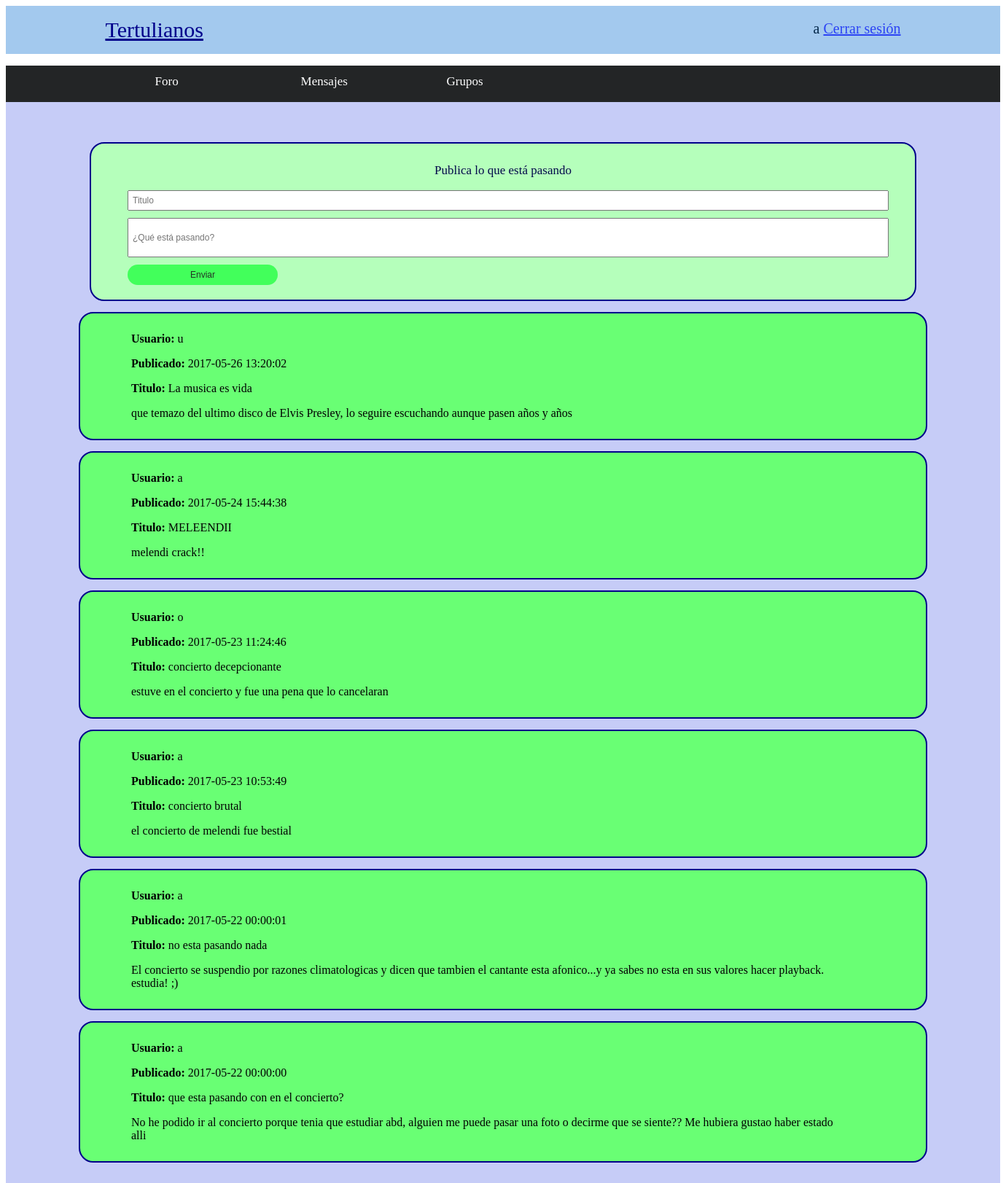
Screenshot of /foro.php (signed in) with the database file from the repository.
### tables this page shows
CREATE TABLE `foro` (
  `id` int(10) NOT NULL,
  `usuario` int(10) NOT NULL,
  `titulo` varchar(100) NOT NULL,
  `cuerpo` text NOT NULL,
  `fecha` datetime NOT NULL
);

CREATE TABLE `usuario` (
  `id` int(10) NOT NULL,
  `nick` varchar(25) NOT NULL,
  `password` varchar(110) NOT NULL,
  `nombre` varchar(50) NOT NULL,
  `apellidos` varchar(100) NOT NULL,
  `email` varchar(50) NOT NULL,
  `edad` int(11) NOT NULL
);

### mensaje_publico.php (called while the page is built, shortened)
  <?php
  class MensajePublico
  {
    public static function extraerMensajes() {
          include ('conexion.php');
          $sql = "SELECT * FROM foro
                  ORDER BY fecha DESC" ;
          mysqli_query($conexion,"SET NAMES 'utf8'");
          $resultado = $conexion->query($sql)  or trigger_error("Query Failed! SQL: $sql - Error: ".mysqli_error($conexion), E_USER_ERROR);
          $listaMensajesForo = array();
          $verificar = mysqli_query($conexion, $sql);
          for ($i=0; $i < mysqli_num_rows($verificar); $i++) {
              $listaMensajesForo[$i] = $resultado->fetch_array(MYSQLI_BOTH);
          }
          return $listaMensajesForo;
    }
}
?>

### usuario.php (called while the page is built, shortened)
<?php
class Usuario
{
    public static function extraerNick($id) {
        include('conexion.php');
        $consulta = "SELECT nick FROM usuario WHERE id = '$id' and nick <> 'admin'";
        mysqli_query($conexion,"SET NAMES 'utf8'");
        $resultado = $conexion->query($consulta)  or trigger_error("Query Failed! SQL: $consulta - Error: ".mysqli_error($conexion), E_USER_ERROR);
        $arrayNick = $resultado->fetch_array(MYSQLI_BOTH);
        $nick = $arrayNick['nick'];
        return $nick;
  }
}
?>

### foro.php (the view, shortened to what this page needs)
<!DOCTYPE html>
<html lang="es">
<head>
	<link rel="stylesheet" type="text/css" href="style.css">
</head>
<body>
	<?php
		include('cabecera.php');
		include('toolbar.php');
	?>
			<div class="contenedor_tablon">
				<div class="contenedor_enviarMensaje">
					<div class="enviarMensaje">
						<form action="enviarMensaje.php " id="formularioForo" method="post" onsubmit="return validarFormForo(this);" enctype="multipart/form-data">
							<?php
								require_once 'usuario.php';
							?>
							<p> Publica lo que está pasando </p>
							<input type="text" 	class="input_titulo" placeholder="Titulo" 	 			name="titulo" >
							<input type="text" 	class="input_cuerpo" placeholder="¿Qué está pasando?"	name="cuerpo" >
							<input type="submit" class="input_enviar" value="Enviar" onclick="enviarFormulario('formularioForo');" />
						</form>
					</div>
				</div>
			<?php
				require_once 'usuario.php';
				require_once 'mensaje_publico.php';
				$listaMensajesForo = MensajePublico::extraerMensajes();
				for($i=0; $i<sizeof($listaMensajesForo); $i++) {
			?>
					<div class="contenedor_mensaje">
						<div class="mensaje">
							<div class="mensaje_titulo">
								<p>	<strong> Usuario: </strong>
									<?php
										$nick = Usuario::extraerNick( $listaMensajesForo[$i]['usuario'] );
										echo $nick;
									?>
								</p>
								<p> <strong> Publicado: </strong>
								 	<?php
								 		echo $listaMensajesForo[$i]['fecha'];
								 	?>
								 </p>
								<p>	<strong> Titulo: </strong>
									<?php
								 		echo $listaMensajesForo[$i]['titulo'];
								 	?>
								 </p>
							</div>
							<div class="mensaje_cuerpo">
								<p>
									<?php
								 		echo $listaMensajesForo[$i]['cuerpo'];
								 	?>
								</p>
							</div>
						</div>
					</div>
			<?php
				}
			?>
			</div>
</body>
</html>

### cabecera.php (shortened to what this page needs)
<!DOCTYPE html>
<html>
<head>
	<link rel="stylesheet" type="text/css" href="style.css">
</head>
<body>
	<header>
		<div class="ancho_cabecera">
			<div class="logo">
				<?php
					if (isset($_SESSION["admin"]))
						echo "<p><a href=perfil_admin.php>Tertulianos</a></p>";
					else if(isset($_SESSION["login"]))
						echo "<p><a href=foro.php>Tertulianos</a></p>";
					else
						echo "<p><a href=index.php>Tertulianos</a></p>";
				?>
			</div>
			<nav class="menu_cabecera">
				<ul>
					<?php
						function mostrarSaludo() {
							if (isset($_SESSION["login"]) && ($_SESSION["login"]===true)) {
								echo $_SESSION['nombre'] . " " . "<a href='logout.php'>Cerrar sesión</a>";
							}
							else if(isset($_SESSION["admin"]) && ($_SESSION["admin"]===true)){
								echo $_SESSION['nombre'] . " " . "<a href='logout.php'>Cerrar sesión</a>";
							}
						}
						mostrarSaludo();
					?>
				</ul>
			</nav>
		</div>
	</header>
</body>
</html>

### toolbar.php (shortened to what this page needs)
<!DOCTYPE html>
<html>
<head>
</head>
<body>
	<nav class="menu_toolbar">
		<ul>
			<li><div class="contenedor_enlaces_toolbar"><a href="foro.php">Foro</a></div></li>
			<li><div class="contenedor_enlaces_toolbar"><a href="bandeja.php">Mensajes</a></div></li>
			<li><div class="contenedor_enlaces_toolbar"><a href="gruposDisponibles.php">Grupos</a></div></li>
		</ul>
	</nav>
</body>
</html>

### style.css (style rules this page uses)
header { width: 100%; height: 66px; background: #a3c9ee; }
.ancho_cabecera { width: 80%; height: 70px; margin: auto; }
.logo { width: 30%; height: 70px; float: left; }
.logo p a { color: #042749; font-size: 30px; color: darkblue; }
.menu_cabecera { width: 70%; height: 70px; float: left; text-align: right; }
.menu_cabecera a { color: #2b43f4; }
.menu_cabecera ul { color: #042749; font-size: 20px; }
.menu_toolbar { width: 100%; height: 50px; text-align: left; background: #232526; }
.menu_toolbar ul { width: 100%; height: 38px; list-style: none; padding-left: 15%; padding-top: 12px; }
.menu_toolbar li { width: 200px; height: 38px; float: left; }
.menu_toolbar ul li .contenedor_enlaces_toolbar a { color: white; font-size: 17px; text-decoration: none; }
.input_titulo { display: block; padding: 5px; margin: 10px 0; font-size: 12px; width: 100%; }
.input_cuerpo { display: block; padding: 5px; margin: 10px 0; font-size: 12px; width: 100%; height: auto; min-height: 40px; }
.input_enviar { display: block; padding: 7px; margin: 10px 0; font-size: 12px; width: 20%; border:0; color: black; opacity: 0.8; background-color: #26ff44; cursor: pointer; border-radius: 20px; }
.contenedor_tablon { display: block; padding-top: 40px; padding-right: 100px; padding-left: 100px; padding-bottom: 40px; background-color: #c6ccf7; }
.contenedor_enviarMensaje { padding: 15px; }
.enviarMensaje { background-color: #b5ffbb; border: 2px solid darkblue; border-radius: 20px; padding-right: 50px; padding-left: 50px; padding-top: 10px; padding-bottom: 10px; }
.enviarMensaje p { text-align: center; color: #03094b; font-size: 17px; }
.contenedor_mensaje { padding-bottom: 15px; }
.mensaje { padding: 10px; border-radius: 20px; background-color: #69ff74; border: 2px solid darkblue; }
.mensaje_titulo { width: 85%; height: auto; padding-left: 60px; }
.mensaje_cuerpo { width: 85%; height: auto; padding-left: 60px; }

### rows the page displays
foro: usuario.nick "u", fecha "2017-05-26 13:20:02", titulo "La musica es vida", cuerpo "que temazo del ultimo disco de Elvis Presley, lo seguire escuchando aunque pasen años y años"
foro: usuario.nick "a", fecha "2017-05-24 15:44:38", titulo "MELEENDII", cuerpo "melendi crack!!"
foro: usuario.nick "o", fecha "2017-05-23 11:24:46", titulo "concierto decepcionante", cuerpo "estuve en el concierto y fue una pena que lo cancelaran"
foro: usuario.nick "a", fecha "2017-05-23 10:53:49", titulo "concierto brutal", cuerpo "el concierto de melendi fue bestial"
foro: usuario.nick "a", fecha "2017-05-22 00:00:01", titulo "no esta pasando nada", cuerpo "El concierto se suspendio por razones climatologicas y dicen que tambien el cantante esta afonico...y ya sabes no esta en sus valores hacer playback. estudia! ;)"
foro: usuario.nick "a", fecha "2017-05-22 00:00:00", titulo "que esta pasando con en el concierto?", cuerpo "No he podido ir al concierto porque tenia que estudiar abd, alguien me puede pasar una foto o decirme que se siente?? Me hubiera gustao haber estado alli"

### other values shown
$_SESSION['nombre'] "a"
